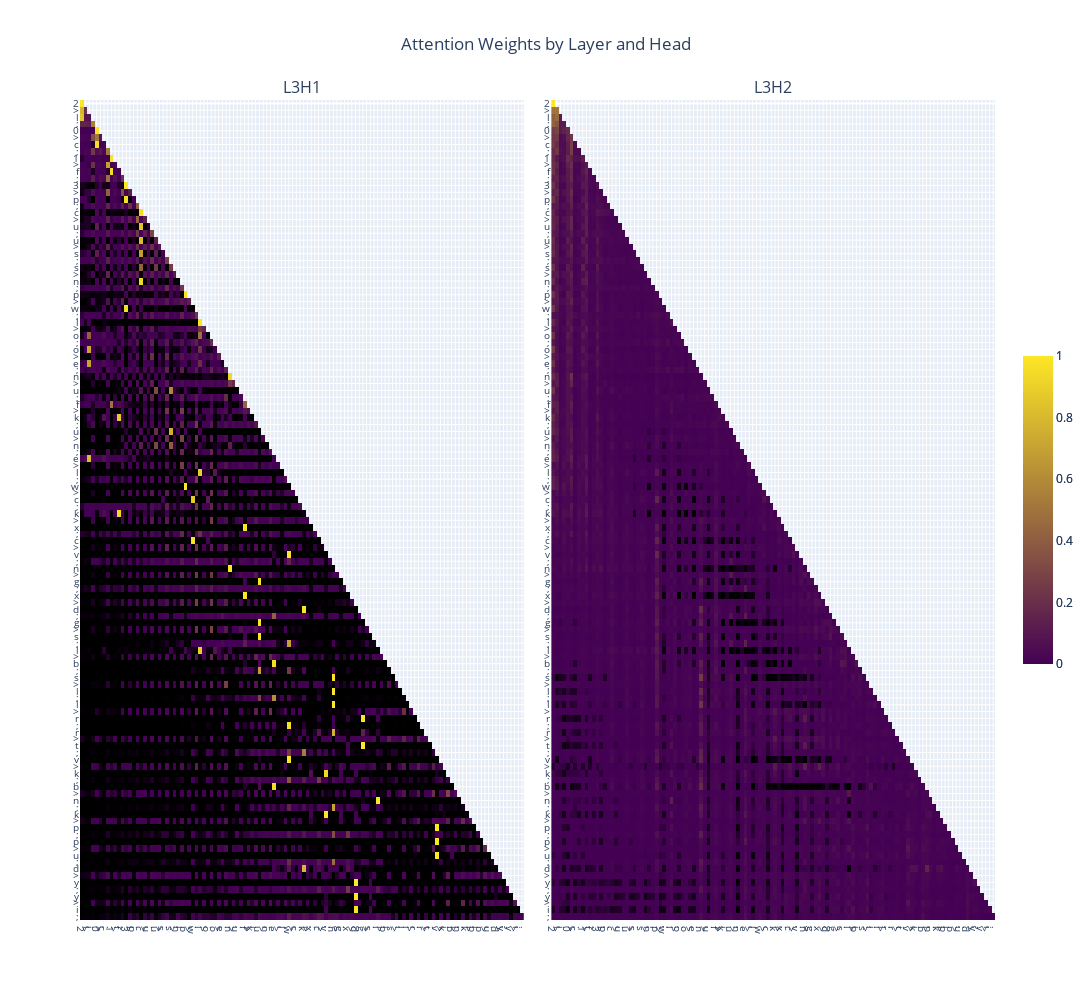

The code cell stored with this chart in its notebook:
### Markdown cell above
### Layer 3

### Code cell
weights = [attn_weight.detach().cpu().numpy()[0] for attn_weight in attn_weights]
plotly_fig = get_fig(weights, list(prompt), selected_layers=[2], selected_heads=[0, 1], selected_x_toks=list(range(120)), selected_y_toks=list(range(120)))
plotly_fig.show()

### Figure 1 — Plotly figure (JSON) as saved in the notebook; plotly's stock layout.template omitted (floating-point values rounded to 4 significant figures; data arrays with more than 128 entries replaced by an {"elided": "..."} marker saying what was removed)
{"data": [{"colorbar": {"len": 0.4}, "colorscale": [[0, "black"], [0.001, "rgb(68,1,84)"], [1, "rgb(253,231,37)"]], "type": "heatmap", "x": [0, 1, 2, 3, 4, 5, 6, 7, 8, 9, 10, 11, 12, 13, 14, 15, 16, 17, 18, 19, 20, 21, 22, 23, 24, 25, 26, 27, 28, 29, 30, 31, 32, 33, 34, 35, 36, 37, 38, 39, 40, 41, 42, 43, 44, 45, 46, 47, 48, 49, 50, 51, 52, 53, 54, 55, 56, 57, 58, 59, 60, 61, 62, 63, 64, 65, 66, 67, 68, 69, 70, 71, 72, 73, 74, 75, 76, 77, 78, 79, 80, 81, 82, 83, 84, 85, 86, 87, 88, 89, 90, 91, 92, 93, 94, 95, 96, 97, 98, 99, 100, 101, 102, 103, 104, 105, 106, 107, 108, 109, 110, 111, 112, 113, 114, 115, 116, 117, 118, 119], "xaxis": "x", "y": [0, 1, 2, 3, 4, 5, 6, 7, 8, 9, 10, 11, 12, 13, 14, 15, 16, 17, 18, 19, 20, 21, 22, 23, 24, 25, 26, 27, 28, 29, 30, 31, 32, 33, 34, 35, 36, 37, 38, 39, 40, 41, 42, 43, 44, 45, 46, 47, 48, 49, 50, 51, 52, 53, 54, 55, 56, 57, 58, 59, 60, 61, 62, 63, 64, 65, 66, 67, 68, 69, 70, 71, 72, 73, 74, 75, 76, 77, 78, 79, 80, 81, 82, 83, 84, 85, 86, 87, 88, 89, 90, 91, 92, 93, 94, 95, 96, 97, 98, 99, 100, 101, 102, 103, 104, 105, 106, 107, 108, 109, 110, 111, 112, 113, 114, 115, 116, 117, 118, 119], "yaxis": "y", "z": {"elided": "120x120 float values"}, "zmax": 1, "zmin": 0}, {"colorbar": {"len": 0.4}, "colorscale": [[0, "black"], [0.001, "rgb(68,1,84)"], [1, "rgb(253,231,37)"]], "type": "heatmap", "x": [0, 1, 2, 3, 4, 5, 6, 7, 8, 9, 10, 11, 12, 13, 14, 15, 16, 17, 18, 19, 20, 21, 22, 23, 24, 25, 26, 27, 28, 29, 30, 31, 32, 33, 34, 35, 36, 37, 38, 39, 40, 41, 42, 43, 44, 45, 46, 47, 48, 49, 50, 51, 52, 53, 54, 55, 56, 57, 58, 59, 60, 61, 62, 63, 64, 65, 66, 67, 68, 69, 70, 71, 72, 73, 74, 75, 76, 77, 78, 79, 80, 81, 82, 83, 84, 85, 86, 87, 88, 89, 90, 91, 92, 93, 94, 95, 96, 97, 98, 99, 100, 101, 102, 103, 104, 105, 106, 107, 108, 109, 110, 111, 112, 113, 114, 115, 116, 117, 118, 119], "xaxis": "x2", "y": [0, 1, 2, 3, 4, 5, 6, 7, 8, 9, 10, 11, 12, 13, 14, 15, 16, 17, 18, 19, 20, 21, 22, 23, 24, 25, 26, 27, 28, 29, 30, 31, 32, 33, 34, 35, 36, 37, 38, 39, 40, 41, 42, 43, 44, 45, 46, 47, 48, 49, 50, 51, 52, 53, 54, 55, 56, 57, 58, 59, 60, 61, 62, 63, 64, 65, 66, 67, 68, 69, 70, 71, 72, 73, 74, 75, 76, 77, 78, 79, 80, 81, 82, 83, 84, 85, 86, 87, 88, 89, 90, 91, 92, 93, 94, 95, 96, 97, 98, 99, 100, 101, 102, 103, 104, 105, 106, 107, 108, 109, 110, 111, 112, 113, 114, 115, 116, 117, 118, 119], "yaxis": "y2", "z": {"elided": "120x120 float values"}, "zmax": 1, "zmin": 0}], "layout": {"annotations": [{"font": {"size": 16}, "showarrow": false, "text": "L3H1", "x": 0.2425, "xanchor": "center", "xref": "paper", "y": 1, "yanchor": "bottom", "yref": "paper"}, {"font": {"size": 16}, "showarrow": false, "text": "L3H2", "x": 0.7575, "xanchor": "center", "xref": "paper", "y": 1, "yanchor": "bottom", "yref": "paper"}], "height": 1000, "showlegend": false, "title": {"text": "Attention Weights by Layer and Head", "x": 0.5}, "width": 2000, "xaxis": {"anchor": "y", "domain": [0, 0.485], "tickfont": {"size": 10}, "tickmode": "array", "ticktext": ["2", ">", "l", ";", "0", ">", "c", ";", "1", ">", "f", ";", "3", ">", "p", ";", "c", ">", "u", ";", "u", ">", "s", ";", "s", ">", "n", ";", "p", ">", "w", ";", "l", ">", "o", ";", "o", ">", "e", ";", "n", ">", "u", ";", "f", ">", "k", ";", "u", ">", "n", ";", "e", ">", "l", ";", "w", ">", "c", ";", "k", ">", "x", ";", "c", ">", "v", ";", "n", ">", "g", ";", "x", ">", "d", ";", "g", ">", "s", ";", "l", ">", "b", ";", "s", ">", "l", ";", "l", ">", "r", ";", "r", ">", "t", ";", "v", ">", "k", ";", "b", ">", "n", ";", "k", ">", "p", ";", "p", ">", "u", ";", "d", ">", "y", ";", "y", ">", "i", ";"], "tickvals": [0, 1, 2, 3, 4, 5, 6, 7, 8, 9, 10, 11, 12, 13, 14, 15, 16, 17, 18, 19, 20, 21, 22, 23, 24, 25, 26, 27, 28, 29, 30, 31, 32, 33, 34, 35, 36, 37, 38, 39, 40, 41, 42, 43, 44, 45, 46, 47, 48, 49, 50, 51, 52, 53, 54, 55, 56, 57, 58, 59, 60, 61, 62, 63, 64, 65, 66, 67, 68, 69, 70, 71, 72, 73, 74, 75, 76, 77, 78, 79, 80, 81, 82, 83, 84, 85, 86, 87, 88, 89, 90, 91, 92, 93, 94, 95, 96, 97, 98, 99, 100, 101, 102, 103, 104, 105, 106, 107, 108, 109, 110, 111, 112, 113, 114, 115, 116, 117, 118, 119], "type": "linear"}, "xaxis2": {"anchor": "y2", "domain": [0.515, 1], "tickfont": {"size": 10}, "tickmode": "array", "ticktext": ["2", ">", "l", ";", "0", ">", "c", ";", "1", ">", "f", ";", "3", ">", "p", ";", "c", ">", "u", ";", "u", ">", "s", ";", "s", ">", "n", ";", "p", ">", "w", ";", "l", ">", "o", ";", "o", ">", "e", ";", "n", ">", "u", ";", "f", ">", "k", ";", "u", ">", "n", ";", "e", ">", "l", ";", "w", ">", "c", ";", "k", ">", "x", ";", "c", ">", "v", ";", "n", ">", "g", ";", "x", ">", "d", ";", "g", ">", "s", ";", "l", ">", "b", ";", "s", ">", "l", ";", "l", ">", "r", ";", "r", ">", "t", ";", "v", ">", "k", ";", "b", ">", "n", ";", "k", ">", "p", ";", "p", ">", "u", ";", "d", ">", "y", ";", "y", ">", "i", ";"], "tickvals": [0, 1, 2, 3, 4, 5, 6, 7, 8, 9, 10, 11, 12, 13, 14, 15, 16, 17, 18, 19, 20, 21, 22, 23, 24, 25, 26, 27, 28, 29, 30, 31, 32, 33, 34, 35, 36, 37, 38, 39, 40, 41, 42, 43, 44, 45, 46, 47, 48, 49, 50, 51, 52, 53, 54, 55, 56, 57, 58, 59, 60, 61, 62, 63, 64, 65, 66, 67, 68, 69, 70, 71, 72, 73, 74, 75, 76, 77, 78, 79, 80, 81, 82, 83, 84, 85, 86, 87, 88, 89, 90, 91, 92, 93, 94, 95, 96, 97, 98, 99, 100, 101, 102, 103, 104, 105, 106, 107, 108, 109, 110, 111, 112, 113, 114, 115, 116, 117, 118, 119], "type": "linear"}, "yaxis": {"anchor": "x", "autorange": "reversed", "domain": [0, 1], "tickfont": {"size": 10}, "tickmode": "array", "ticktext": ["2", ">", "l", ";", "0", ">", "c", ";", "1", ">", "f", ";", "3", ">", "p", ";", "c", ">", "u", ";", "u", ">", "s", ";", "s", ">", "n", ";", "p", ">", "w", ";", "l", ">", "o", ";", "o", ">", "e", ";", "n", ">", "u", ";", "f", ">", "k", ";", "u", ">", "n", ";", "e", ">", "l", ";", "w", ">", "c", ";", "k", ">", "x", ";", "c", ">", "v", ";", "n", ">", "g", ";", "x", ">", "d", ";", "g", ">", "s", ";", "l", ">", "b", ";", "s", ">", "l", ";", "l", ">", "r", ";", "r", ">", "t", ";", "v", ">", "k", ";", "b", ">", "n", ";", "k", ">", "p", ";", "p", ">", "u", ";", "d", ">", "y", ";", "y", ">", "i", ";"], "tickvals": [0, 1, 2, 3, 4, 5, 6, 7, 8, 9, 10, 11, 12, 13, 14, 15, 16, 17, 18, 19, 20, 21, 22, 23, 24, 25, 26, 27, 28, 29, 30, 31, 32, 33, 34, 35, 36, 37, 38, 39, 40, 41, 42, 43, 44, 45, 46, 47, 48, 49, 50, 51, 52, 53, 54, 55, 56, 57, 58, 59, 60, 61, 62, 63, 64, 65, 66, 67, 68, 69, 70, 71, 72, 73, 74, 75, 76, 77, 78, 79, 80, 81, 82, 83, 84, 85, 86, 87, 88, 89, 90, 91, 92, 93, 94, 95, 96, 97, 98, 99, 100, 101, 102, 103, 104, 105, 106, 107, 108, 109, 110, 111, 112, 113, 114, 115, 116, 117, 118, 119], "type": "linear"}, "yaxis2": {"anchor": "x2", "autorange": "reversed", "domain": [0, 1], "tickfont": {"size": 10}, "tickmode": "array", "ticktext": ["2", ">", "l", ";", "0", ">", "c", ";", "1", ">", "f", ";", "3", ">", "p", ";", "c", ">", "u", ";", "u", ">", "s", ";", "s", ">", "n", ";", "p", ">", "w", ";", "l", ">", "o", ";", "o", ">", "e", ";", "n", ">", "u", ";", "f", ">", "k", ";", "u", ">", "n", ";", "e", ">", "l", ";", "w", ">", "c", ";", "k", ">", "x", ";", "c", ">", "v", ";", "n", ">", "g", ";", "x", ">", "d", ";", "g", ">", "s", ";", "l", ">", "b", ";", "s", ">", "l", ";", "l", ">", "r", ";", "r", ">", "t", ";", "v", ">", "k", ";", "b", ">", "n", ";", "k", ">", "p", ";", "p", ">", "u", ";", "d", ">", "y", ";", "y", ">", "i", ";"], "tickvals": [0, 1, 2, 3, 4, 5, 6, 7, 8, 9, 10, 11, 12, 13, 14, 15, 16, 17, 18, 19, 20, 21, 22, 23, 24, 25, 26, 27, 28, 29, 30, 31, 32, 33, 34, 35, 36, 37, 38, 39, 40, 41, 42, 43, 44, 45, 46, 47, 48, 49, 50, 51, 52, 53, 54, 55, 56, 57, 58, 59, 60, 61, 62, 63, 64, 65, 66, 67, 68, 69, 70, 71, 72, 73, 74, 75, 76, 77, 78, 79, 80, 81, 82, 83, 84, 85, 86, 87, 88, 89, 90, 91, 92, 93, 94, 95, 96, 97, 98, 99, 100, 101, 102, 103, 104, 105, 106, 107, 108, 109, 110, 111, 112, 113, 114, 115, 116, 117, 118, 119], "type": "linear"}}}
